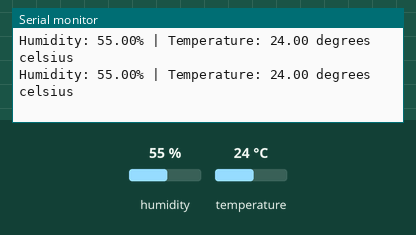
The sketch below on a simulated ESP32. Shown: the last lines printed to the serial monitor. Inputs (shaded band) come from the test bench; at power-on: humidity 55 %, temperature 24 °C.

Above: at 2.8 s.
2.9 s: humidity set to 22 %
At 4.6 s:
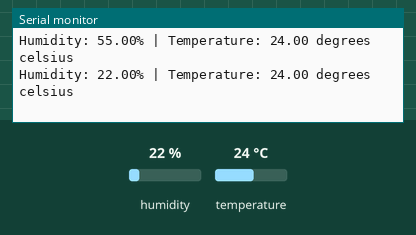
5.6 s: temperature set to 12 °C
At 7.0 s:
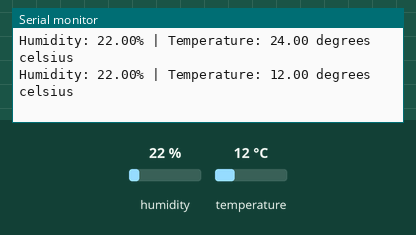
8.3 s: humidity set to 40 %
At 10.6 s:
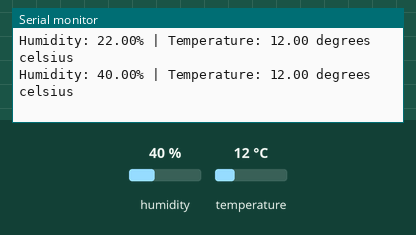
Timing chart, 0 to 12.1 s (numbered marks = the images above; inputs shaded):
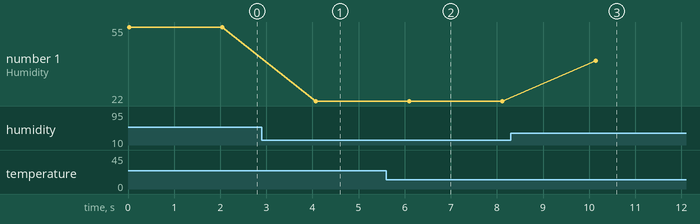

Measured:
- after the input at 2.9 s, the serial monitor: prints a new line after 1.2 s (image 1)
- after the input at 5.6 s, the serial monitor: prints a new line after 0.49 s (image 2)
- after the input at 8.3 s, the serial monitor: prints a new line after 1.8 s (image 3)
- plotted number 1: 55 → 22 after the input at 2.9 s, 22 → 40 after the input at 8.3 s

The sketch:

dht11_test.ino
```cpp
// DHT11 Temperature & Humidity Reading
// Board: ESP32
// Pin: GPIO18
// Reads data from DHT11 sensor and prints to Serial Monitor

# include <DHT.h>
# define DHTPIN 18
# define DHTTYPE DHT11

DHT dht(DHTPIN, DHTTYPE);

void setup()
{
  Serial.begin(115200);
  dht.begin();
}

void loop()
{
  float humidity = dht.readHumidity();
  float temperature = dht.readTemperature();

  if (isnan(humidity) || isnan(temperature))
  {
    Serial.println("Failed to read from DHT sensor!");
    delay(2000);
    return;
  }

  Serial.print("Humidity: ");
  Serial.print(humidity);
  Serial.print("% | Temperature: ");
  Serial.print(temperature);
  Serial.println(" degrees celsius");

  delay(2000);
}
```
